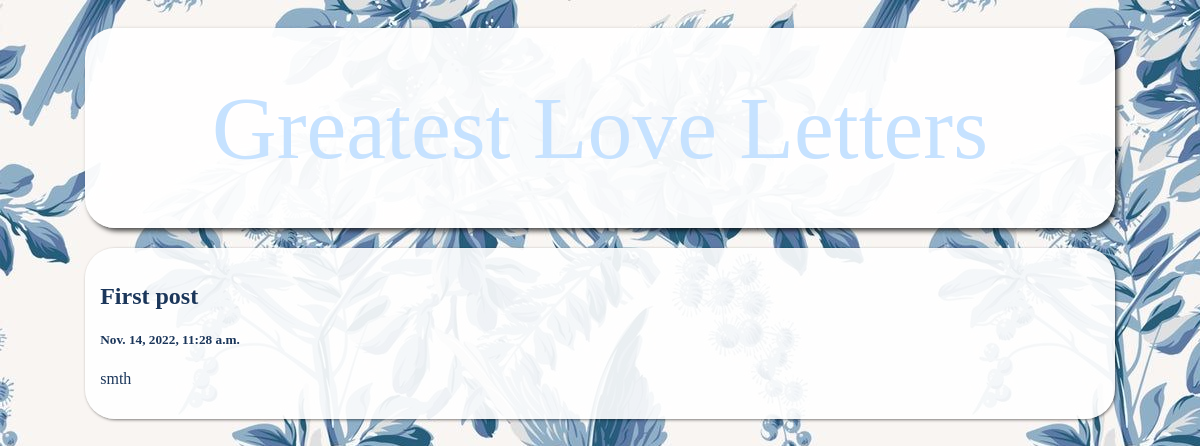
/, run on an earlier commit of the app's database.
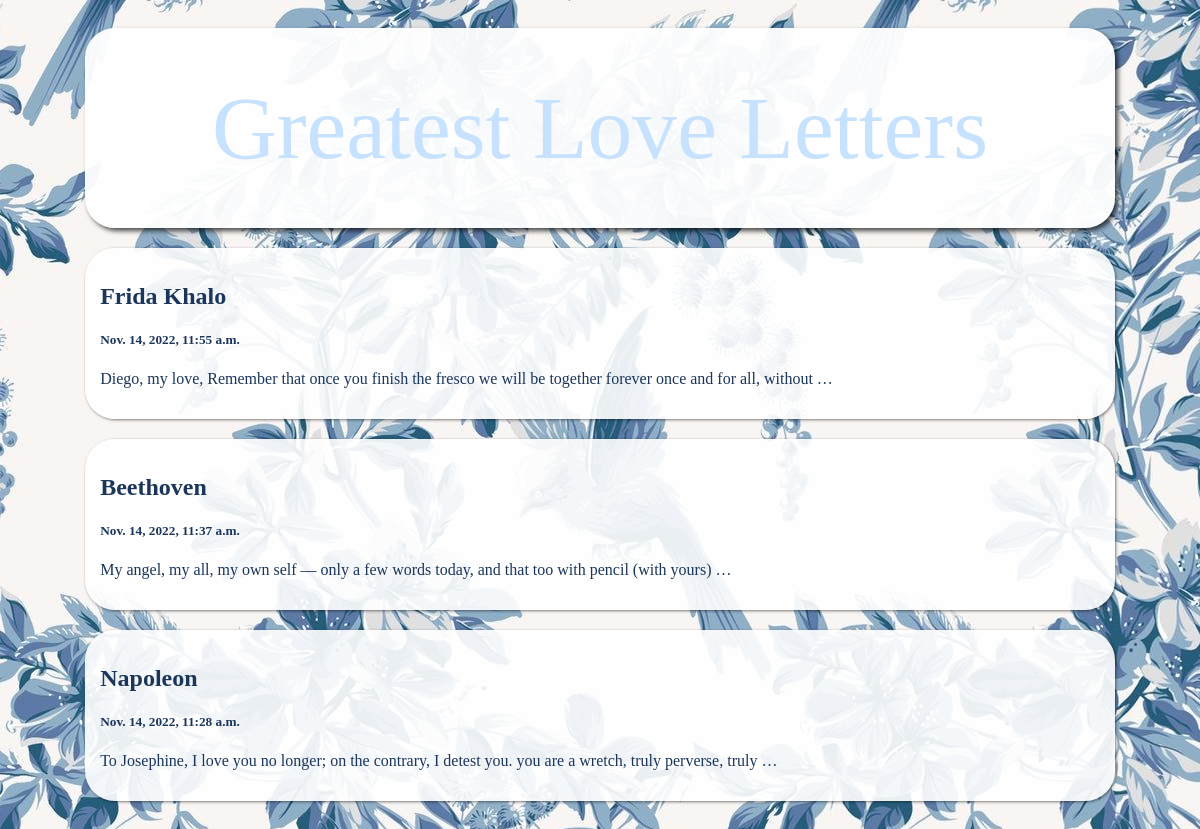
And on a later commit of the database.
### posts/models.py (models this page shows)
class Post(models.Model):
    title = models.CharField(max_length=100)
    body = models.TextField()
    post_date = models.DateTimeField(default=datetime.now, blank=True)

### posts/views.py (the view)
def index(request):
    posts = Post.objects.all()
    return render(request, 'index.html', {'posts': posts})

### templates/index.html (shortened to what this page needs)
<!DOCTYPE html>
<html>
<head>
  {% load static %}
  <link rel="stylesheet" type="text/css" href='{% static '/css/style.css' %}'>
</head>
<body>
<div class="header">
    <a class="sign" href="/">
      <span>Greatest Love Letters</span>
    </a>
</div>
<div class="row">
  <div class="leftcolumn">
    {% for post in posts reversed %}
    <div class="card">
      <a style="text-decoration: none; color: #1b365a;" href="/post/{{post.id}}">
        <h2>{{post.title}}</h2>
        <h5>{{post.post_date}}</h5>
        <p>{{post.body|truncatewords:20}}</p>
      </a>
    </div>
    {% endfor %}
  </div>
</div>
</body>
</html>

### staticfiles/css/style.css (style rules this page uses)
* { box-sizing: border-box; }
body { font-family: Times New Roman,Courier New, Arial; padding: 20px; background-image: url('images/birds.jpeg'); background-repeat: repeat; }
.header { padding: 20px; font-size: 60px; font-family: Times New Roman; text-align: center; background-color: rgba(255,255,255,.95); border-radius: 30px; color: #00000; box-shadow: 3px 3px 5px rgba(0, 0, 0, 0.7); width: 90%; margin: auto; }
.leftcolumn { width: 90%; margin: auto; }
.card { background-color: rgba(255,255,255,.9); box-shadow: 1px 1px 3px rgba(0, 0, 0, 0.5); padding: 15px; margin-top: 20px; border-radius: 30px; }
.row:after { content: ""; display: table; clear: both; }
.sign { text-decoration: none; min-height: 100%; display: flex; flex-direction: column; justify-content: center; align-items: center; padding: 15px; margin: 20px; }
.sign span { font-size: 5.6rem; text-align: center; line-height: 1; color: #c6e2ff; animation: neon .08s ease-in-out infinite alternate; }

What changed in the data, as far as the page shows it:
added Post: title "Frida Khalo", post_date "Nov. 14, 2022, 11:55 a.m.", body "Diego, my love, Remember that once you finish the fresco we will be together forever once and for all, without …"
added Post: title "Beethoven", post_date "Nov. 14, 2022, 11:37 a.m.", body "My angel, my all, my own self — only a few words today, and that too with pencil (with yours) …"
changed Post: title "First post" → "Napoleon"; body "smth" → "To Josephine, I love you no longer; on the contrary, I detest you. you are a wretch, truly perverse, truly …"
